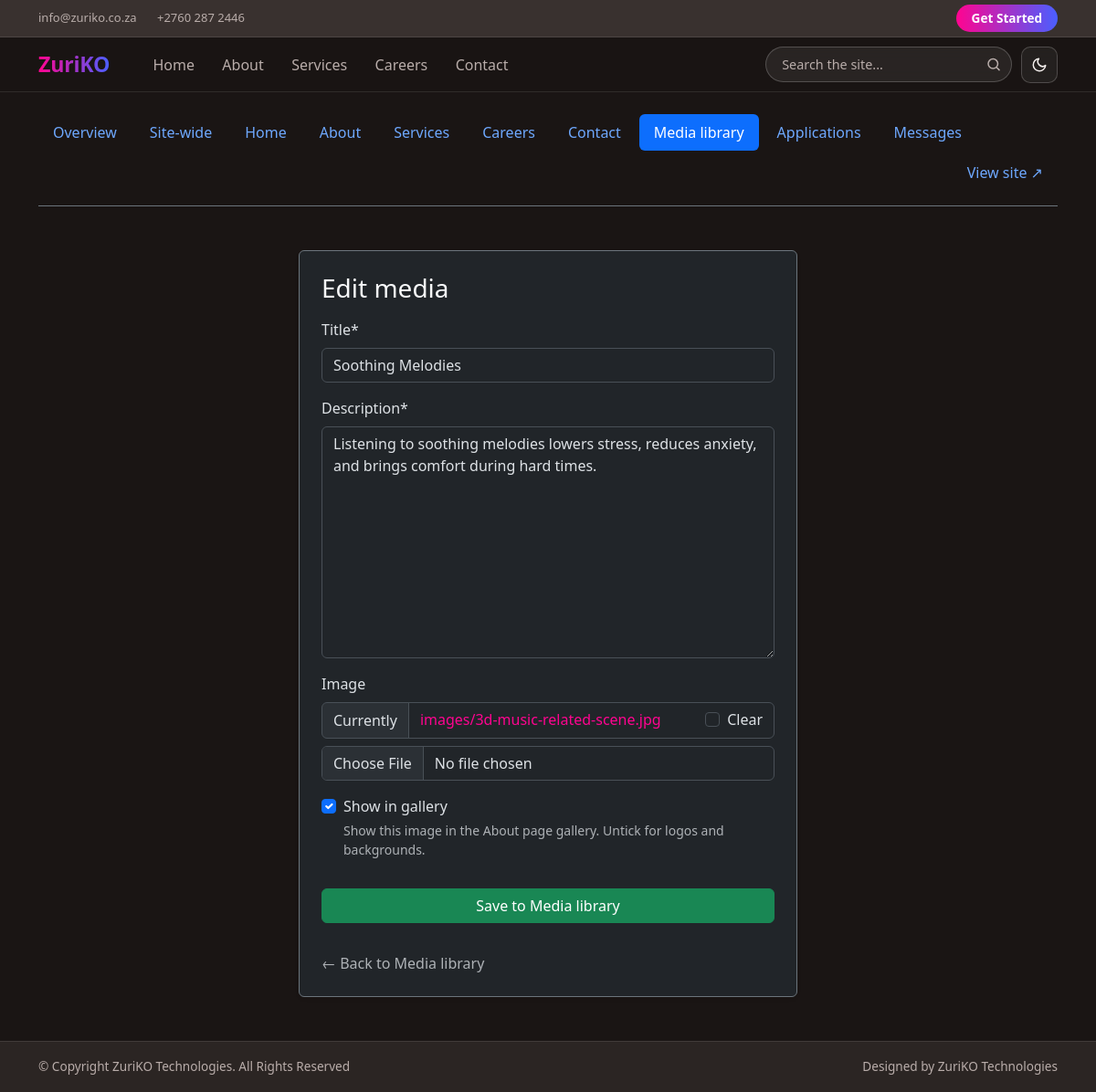
The page /manage/1/edit/ (signed in) on the database as committed earlier.
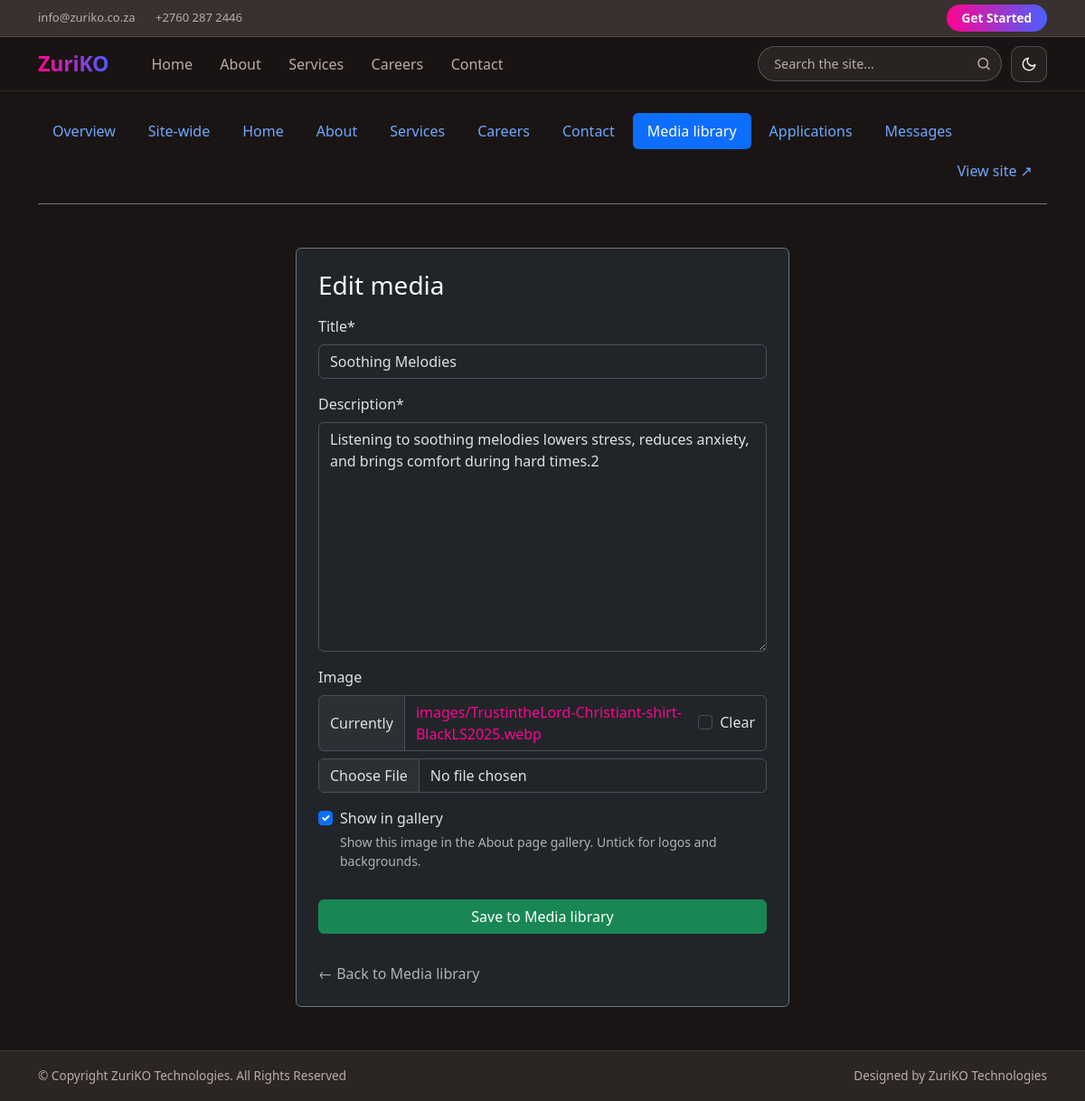
The same page on the database as committed later.
### dashboard/models.py (models this page shows, shortened)
class Record(models.Model):
    title = models.CharField(max_length=100)
    description = models.TextField()
    image = models.ImageField(upload_to='images/', blank=True, null=True)
    show_in_gallery = models.BooleanField(
        default=True,
        help_text="Show this image in the About page gallery. Untick for logos and backgrounds.",
    )
    created_at = models.DateTimeField(auto_now_add=True)

### dashboard/views.py (the view)
# urls.py: path('manage/<int:pk>/edit/', record_edit_view, name='record_edit'),
@staff_required
def record_edit_view(request, pk):
    record = get_object_or_404(Record, pk=pk)
    if request.method == 'POST':
        form = RecordForm(request.POST, request.FILES, instance=record)
        if form.is_valid():
            form.save()
            messages.success(request, "Media updated.")
            return redirect('record_list')
    else:
        form = RecordForm(instance=record)
    return render(request, 'dashboard/record_form.html', {'form': form, 'action': 'Edit', 'record': record, 'active': 'records'})

### dashboard/forms.py
class RecordForm(forms.ModelForm):
    class Meta:
        model = Record
        fields = ['title', 'description', 'image', 'show_in_gallery']
    def __init__(self, *args, **kwargs):
        super().__init__(*args, **kwargs)
        self.helper = FormHelper()
        self.helper.form_method = 'post'
        self.helper.add_input(Submit('submit', 'Save to Media library', css_class='btn btn-success w-100 mt-3'))

### dashboard/content.py (called while the page is built)
def block_config(page, key):
    cfg = PAGES.get(page)
    if not cfg:
        return None
    for block in cfg['blocks']:
        if block['key'] == key:
            return block
    return None

def default_for(page, key):
    block = block_config(page, key)
    return block['default'] if block else ''

### dashboard/templatetags/content_tags.py (called while the page is built, shortened)
@register.simple_tag(takes_context=True)
def page_text(context, page, key):
    value = _overrides_for(context, page).get(key)
    if value is None or value == '':
        return default_for(page, key)
    return value

@register.simple_tag(takes_context=True)
def page_media(context, page, key):
    raw = _overrides_for(context, page).get(key)
    if not raw:
        return ''

### templates/dashboard/record_form.html (shortened to what this page needs)
{% extends 'manage/manage_base.html' %}
{% load crispy_forms_tags %}
{% block manage_content %}
<div class="row justify-content-center mt-5">
    <div class="col-md-6">
        <div class="card bg-dark border-secondary p-4 shadow-sm">
            <h3 class="text-light mb-3">{{ action }} media</h3>
            <form method="post" enctype="multipart/form-data">
                {% crispy form %}
            </form>
            <div class="mt-3">
                <a href="{% url 'record_list' %}" class="text-muted text-decoration-none">&larr; Back to Media library</a>
            </div>
        </div>
    </div>
</div>
{% endblock %}

Rows that differ between the two databases and show on the page:
changed Record "Soothing Melodies": description "Listening to soothing melodies lowers stress, reduces anxiety, and brings comfort during hard times." → "Listening to soothing melodies lowers stress, reduces anxiety, and brings comfort during hard times.2"
Other text that changed with them:
text no longer shown: "Title * Description * Image Currently images/3d-music-related-scene.jpg Clear Show in gallery Show this image in the About page gallery. Untick for logos and backgrounds."
text now shown: "Title * Description * Image Currently images/TrustintheLord-Christiant-shirt-BlackLS2025.webp Clear Show in gallery Show this image in the About page gallery. Untick for logos and backgrounds."
